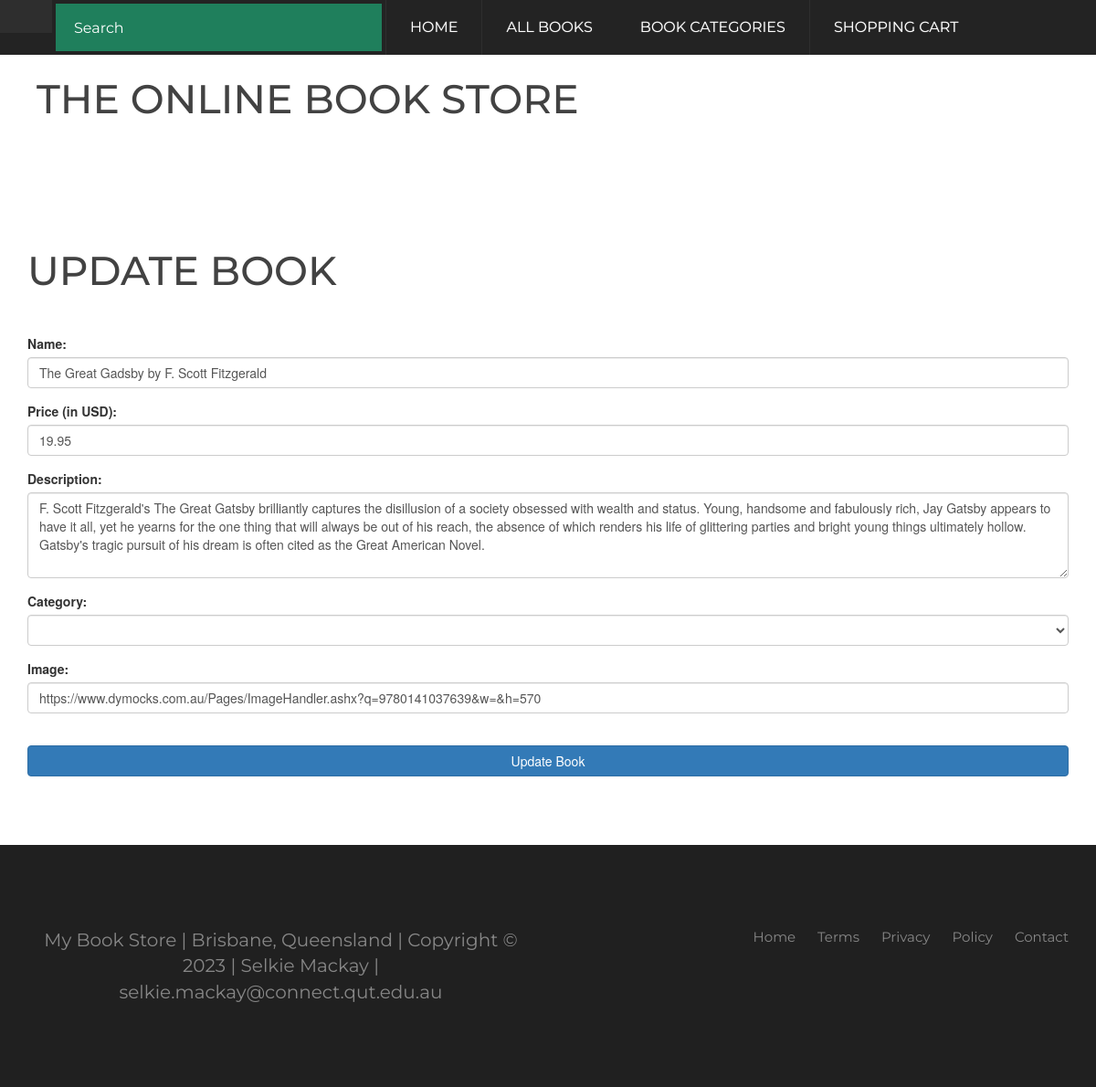
/updateBook?book_id=2, run on the app's committed database.
### website/models.py (models this page shows)
class Book(db.Model):
    id = db.Column(db.Integer, primary_key=True)
    name = db.Column(db.String(150))
    price = db.Column(db.Integer)
    description = db.Column(db.String(150))
    image = db.Column(db.String(150))
    quantity = db.Column(db.Integer, default=0)
    category = db.Column(db.String(150))

### website/views.py (the view, shortened to what this page needs)
@views.route("/updateBook", methods=['GET', 'POST'])
def updateBook():
    book_id = request.args.get('book_id')
    book = Book.query.filter_by(id=book_id).first()
    return render_template("update_book.html", book=book)

### website/templates/update_book.html (shortened to what this page needs)
{% extends 'layout.html' %} {% block content %}
<div class="container">
  <h1>Update Book</h1>
  <form method="POST">
    <div class="form-group">
      <label for="name">Name:</label>
      <input
        type="text"
        class="form-control"
        id="name"
        name="name"
        required
        value="{{book.name}}"
      />
    </div>
    <div class="form-group">
      <label for="price">Price (in USD):</label>
      <input
        type="text"
        class="form-control"
        id="price"
        name="price"
        required
        value="{{book.price}}"
      />
    </div>
    <div class="form-group">
      <label for="description">Description:</label>
      <textarea
        rows="4"
        class="form-control"
        id="description"
        name="description"
        required
      >
{{book.description}}</textarea
      >
    </div>
    <div class="form-group">
      <label for="category">Category:</label>
      <select class="form-control" id="category" name="category" required>
        <option value="" selected disabled></option>
        <option value="fiction">Fiction</option>
      </select>
    </div>
    <div class="form-group">
      <label for="image">Image:</label>
      <input
        type="text"
        class="form-control"
        id="image"
        name="image"
        required
        value="{{book.image}}"
      />
    </div>
    <br />
    <button type="submit" class="btn btn-primary" style="width: 100%">
      Update Book
    </button>
  </form>
</div>
{% endblock content %}

### website/static/styles/main.css (style rules this page uses)
h1 { position: relative; margin-bottom: 45px; font-family: Montserrat; font-size: 44px; text-transform: uppercase; color: #424242; }
.container { padding: 75px 0; margin: 0 auto; width: 1140px; }

### data on the page
Book: name "The Great Gadsby by F. Scott Fitzgerald", price "19.95", description "F. Scott Fitzgerald's The Great Gatsby brilliantly captures the disillusion of a society obsessed with wealth and status. Young, handsome and fabulously rich, Jay Gatsby appears to have it all, yet he yearns for the one thing that will always be out of his reach, the absence of which renders his life of glittering parties and bright young things ultimately hollow. Gatsby's tragic pursuit of his dream is often cited as the Great American Novel.", image "https://www.dymocks.com.au/Pages/ImageHandler.ashx?q=9780141037639&w=&h=570"
